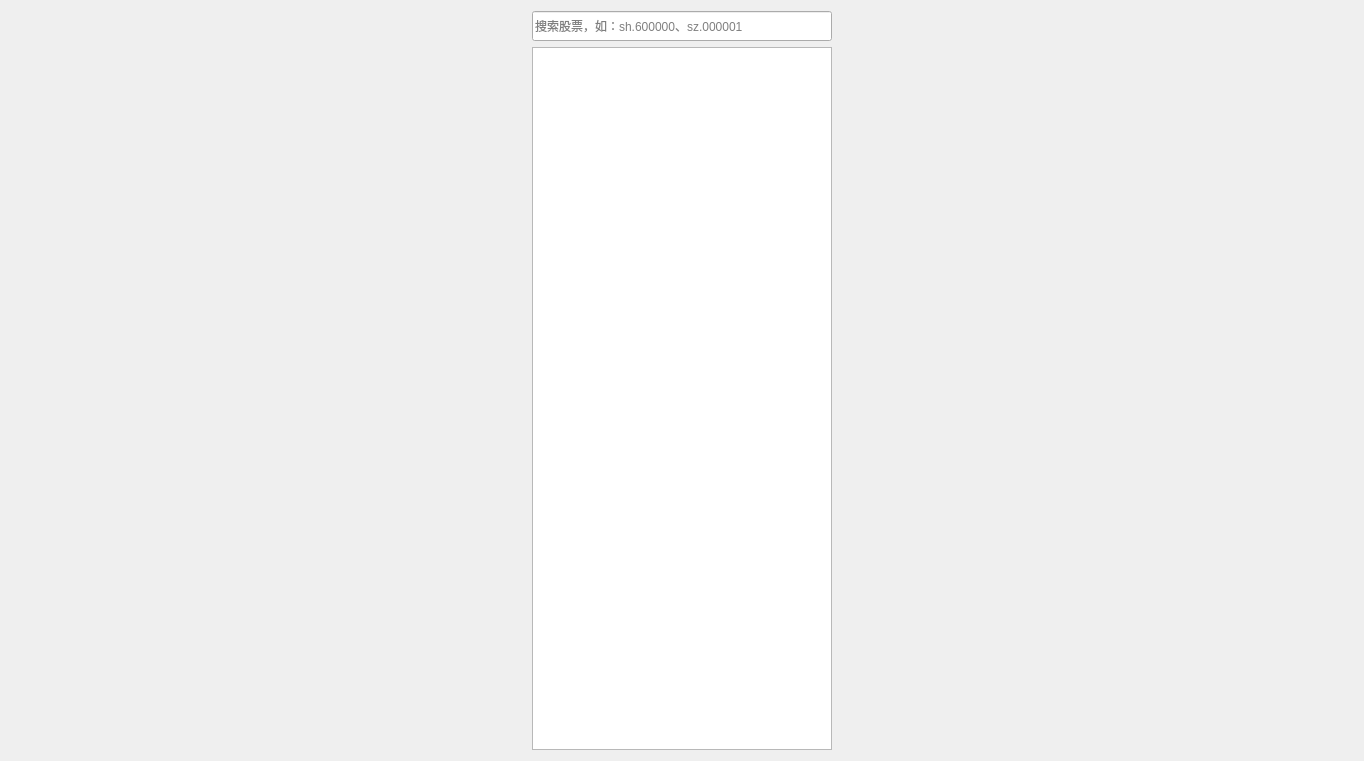
<?xml version="1.0" encoding="UTF-8"?>
<ui version="4.0">
 <class>MarketWidget</class>
 <widget class="QWidget" name="MarketWidget">
  <property name="geometry">
   <rect>
    <x>0</x>
    <y>0</y>
    <width>1364</width>
    <height>761</height>
   </rect>
  </property>
  <property name="windowTitle">
   <string>Form</string>
  </property>
  <layout class="QHBoxLayout" name="horizontalLayout_4">
   <item>
    <layout class="QVBoxLayout" name="verticalLayout">
     <item>
      <widget class="MOptionLineEdit" name="lineEdit_search">
       <property name="sizePolicy">
        <sizepolicy hsizetype="Preferred" vsizetype="Fixed">
         <horstretch>0</horstretch>
         <verstretch>0</verstretch>
        </sizepolicy>
       </property>
       <property name="minimumSize">
        <size>
         <width>0</width>
         <height>30</height>
        </size>
       </property>
       <property name="maximumSize">
        <size>
         <width>300</width>
         <height>16777215</height>
        </size>
       </property>
       <property name="placeholderText">
        <string>搜索股票，如：sh.600000、sz.000001</string>
       </property>
      </widget>
     </item>
     <item>
      <widget class="QListWidget" name="listWidget_card">
       <property name="sizePolicy">
        <sizepolicy hsizetype="Preferred" vsizetype="Preferred">
         <horstretch>0</horstretch>
         <verstretch>0</verstretch>
        </sizepolicy>
       </property>
       <property name="minimumSize">
        <size>
         <width>300</width>
         <height>0</height>
        </size>
       </property>
       <property name="maximumSize">
        <size>
         <width>300</width>
         <height>16777215</height>
        </size>
       </property>
      </widget>
     </item>
    </layout>
   </item>
  </layout>
 </widget>
 <customwidgets>
  <customwidget>
   <class>MOptionLineEdit</class>
   <extends>QLineEdit</extends>
   <header>MOptionLineEdit</header>
  </customwidget>
 </customwidgets>
 <resources/>
 <connections/>
</ui>
